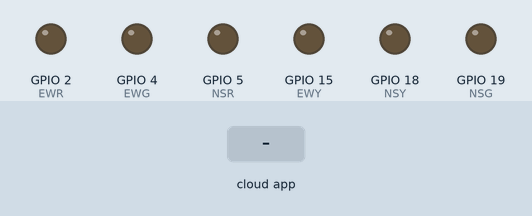
A sketch run on a simulated ESP32. On the bench: output pins drawn as LEDs (lit = HIGH). Dashed ring = blinking. Inputs (shaded band) come from the test bench. WiFi joins after 1.5 s; servers stay silent unless stated; the Firebase database answers and starts empty; what the sketch prints to the serial monitor is not drawn.

Above: at 2.7 s.
2.8 s: the phone or cloud app sets free_mode to 1
At 3.5 s:
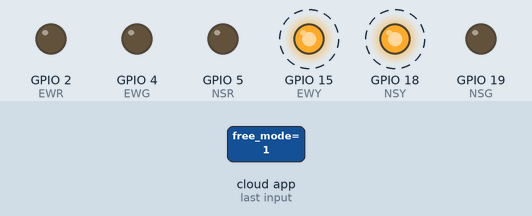
5.8 s: the phone or cloud app sets default to 1
At 7.4 s:
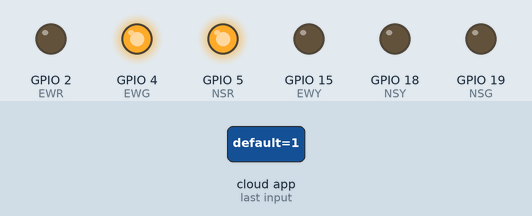
At 10.5 s:
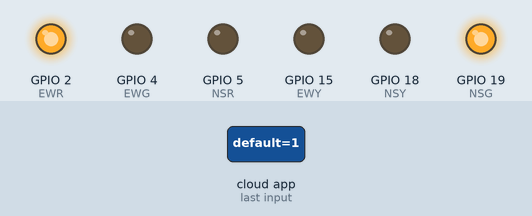
Timing chart, 0 to 16.5 s (numbered marks = the images above; inputs shaded):
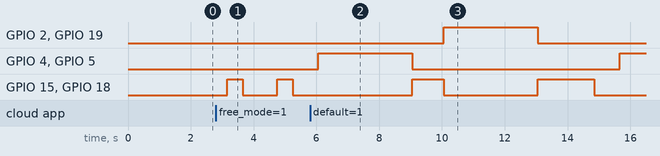

The sketch:

Traffic_light.ino
```cpp
#include <Arduino.h>
#include <WiFi.h>
#include <Firebase_ESP_Client.h>

#define NSR 5
#define NSY 18
#define NSG 19

#define EWR 2
#define EWY 15
#define EWG 4

FirebaseData fbdo;
FirebaseAuth auth;
FirebaseConfig config;

bool signupOK = false;

bool defMode = false;
bool freeMode = false;

void setup() {
  Serial.begin(9600);
  pinMode(NSR, OUTPUT);
  pinMode(NSY, OUTPUT);
  pinMode(NSG, OUTPUT);
  pinMode(EWR, OUTPUT);
  pinMode(EWY, OUTPUT);
  pinMode(EWG, OUTPUT);

  WiFi.begin("AkithN", "akith123456");
  Serial.print("Connecting to Wi-Fi");
  while (WiFi.status() != WL_CONNECTED) {
    Serial.print(".");
    delay(300);
  }
  Serial.println();
  Serial.print("Connected with IP: ");
  Serial.println(WiFi.localIP());
  Serial.println();

  config.api_key = "AIzaSyDNCE4n8TS8TCwrl7J4hsS0zEIVYCiWFv8";
  config.database_url = "https://temperature-42a0f-default-rtdb.asia-southeast1.firebasedatabase.app/";

  if (Firebase.signUp(&config, &auth, "", "")) {
    Serial.println("ok");
    signupOK = true;
  } else {
    Serial.printf("%s\n", config.signer.signupError.message.c_str());
  }
  Firebase.begin(&config, &auth);
  Firebase.reconnectWiFi(true);
}

void loop() {
  while (Firebase.ready() && signupOK) {
    if (Firebase.RTDB.getBool(&fbdo, "color_lights/default")) {
      if (fbdo.dataType() == "boolean") {
        onDefModeChange(fbdo);
        if (!Firebase.RTDB.getBool(&fbdo, "color_lights/default")) {
          break;  // Exit the loop if the value becomes false
        }
      }
    } else {
      Serial.println(fbdo.errorReason());
    }

    if (Firebase.RTDB.getBool(&fbdo, "color_lights/free_mode")) {
      if (fbdo.dataType() == "boolean") {
        onFreeModeChange();
        if (!Firebase.RTDB.getBool(&fbdo, "color_lights/free_mode")) {
          break;  // Exit the loop if the value becomes false
        }
      }
    } else {
      Serial.println(fbdo.errorReason());
    }
  }
}

void onDefModeChange(FirebaseData &fbdo) {
  defMode = fbdo.boolData();
      if (defMode) {
      freeMode = false;
      digitalWrite(NSR, HIGH);
      digitalWrite(NSY, LOW);
      digitalWrite(NSG, LOW);
      digitalWrite(EWR, LOW);
      digitalWrite(EWY, LOW);
      digitalWrite(EWG, HIGH);
      delay(3000);

      digitalWrite(NSR, LOW);
      digitalWrite(NSY, HIGH);
      digitalWrite(NSG, LOW);
      digitalWrite(EWR, LOW);
      digitalWrite(EWY, HIGH);
      digitalWrite(EWG, LOW);
      delay(1000);

      digitalWrite(NSR, LOW);
      digitalWrite(NSY, LOW);
      digitalWrite(NSG, HIGH);
      digitalWrite(EWR, HIGH);
      digitalWrite(EWY, LOW);
      digitalWrite(EWG, LOW);
      delay(3000);

      digitalWrite(NSR, LOW);
      digitalWrite(NSY, HIGH);
      digitalWrite(NSG, LOW);
      digitalWrite(EWR, LOW);
      digitalWrite(EWY, HIGH);
      digitalWrite(EWG, LOW);
      delay(1000);
    }
  else
  {
  digitalWrite(NSR, LOW);
  digitalWrite(NSY, LOW);
  digitalWrite(NSG, LOW);
  digitalWrite(EWR, LOW);
  digitalWrite(EWY, LOW);
  digitalWrite(EWG, LOW);
  }
}

void onFreeModeChange() {
  freeMode = fbdo.boolData();
  if (freeMode) {
      defMode = false;
      digitalWrite(NSY, HIGH);
      digitalWrite(EWY, HIGH);
      delay(500);

      digitalWrite(NSY, LOW);
      digitalWrite(EWY, LOW);
      delay(500);
    }
  else
  {
  digitalWrite(NSR, LOW);
  digitalWrite(NSY, LOW);
  digitalWrite(NSG, LOW);
  digitalWrite(EWR, LOW);
  digitalWrite(EWY, LOW);
  digitalWrite(EWG, LOW);
  }
}
```

Measured:
- after the input at 2.8 s, GPIO 15 (EWY), GPIO 18 (NSY): alternates HIGH for 0.50 s and LOW for 1.1 s, starting after 0.35 s
- after the input at 5.8 s, GPIO 2 (EWR), GPIO 19 (NSG): LOW → HIGH after 4.3 s, → LOW 3.0 s later; GPIO 4 (EWG), GPIO 5 (NSR): LOW → HIGH after 0.26 s, → LOW 3.0 s later, → HIGH 6.6 s later
